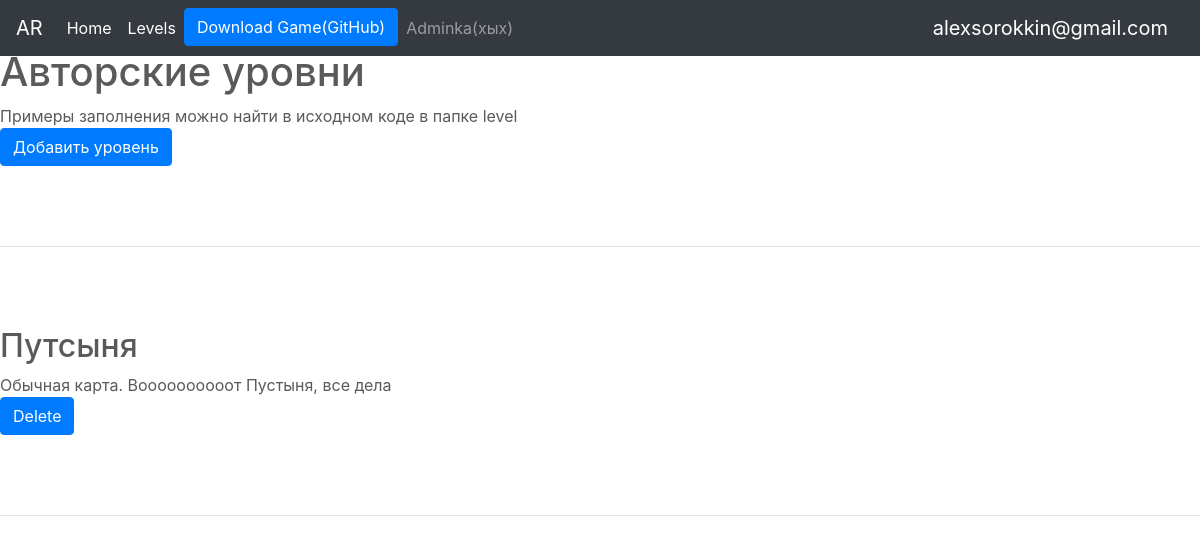
Page /adminka_for_me_only_jester (signed in) on the earlier database version.
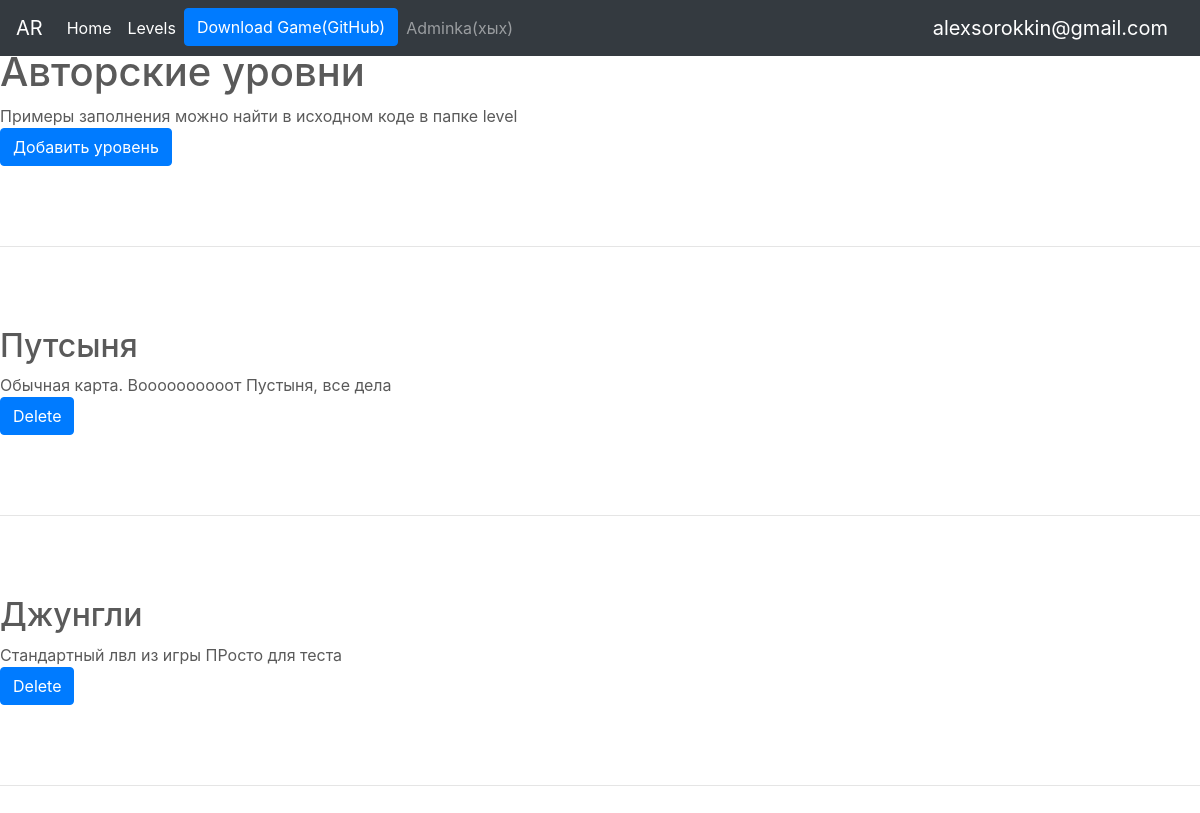
Same page on the later database version.
### tables this page shows
CREATE TABLE posts 
                            (id INTEGER PRIMARY KEY AUTOINCREMENT, 
                             title VARCHAR(100),
                             content VARCHAR(1000),
                             level_img VARCHAR(100),
                             level1 TEXT,
                             user_id INTEGER
                             );

### main.py (the view)
@app.route('/adminka_for_me_only_jester', methods=['GET', 'POST'])
def adm():
    if 'username' not in session:
        return redirect('/login')
    if session['username'] != 'alexsorokkin@gmail.com':
        return redirect('/index')
    news2 = news.get_all(session, tag)
    return render_template('admin.html', news=news2)

### main.py (called while the page is built)
    def get_all(self, user_id=None, set_up=None):
        cursor = self.connection.cursor()
        cursor.execute("SELECT * FROM posts")
        rows = cursor.fetchall()
        if set_up:
            rows = sorted(rows, key=bySlovo)
        return rows

### templates/admin.html
{% extends "base1.html" %}
{% block content %}
<body>
<h1>Авторские уровни</h1>
<div>Примеры заполнения можно найти в исходном коде в папке level</div>
<a class="btn btn-primary" href="/add_post" role="button">Добавить уровень</a>
<hr class="featurette-divider">
    {% for item in news %}
        <h2>{{item[1]}}</h2>
        <div>{{item[2]}}</div>
        <a class="btn btn-primary" href="/delete_level/{{item[0]}}" role="button">Delete</a>
    <hr class="featurette-divider">
    {% endfor %}
</body>
{% endblock %}

Differences in the rows shown:
added posts: title "Джунгли", content "Стандартный лвл из игры ПРосто для теста"
